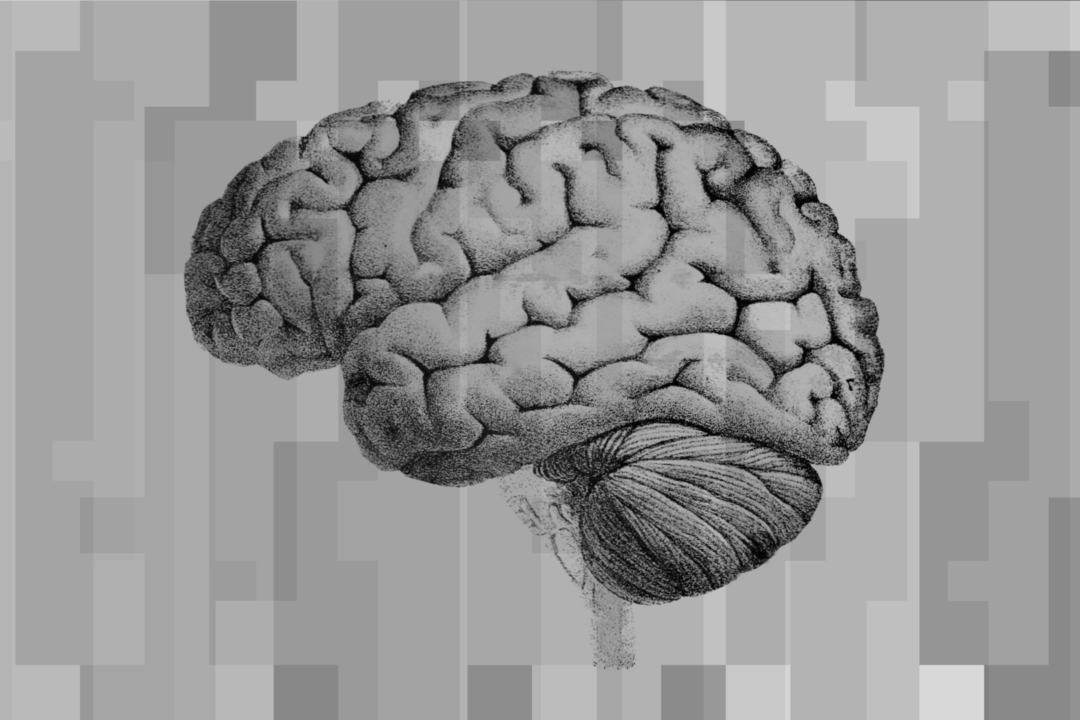
#> input picture CS 484 - Computer Vision/HW1/assignment/images/otsu_1.png, 1080 x 720 px, found by its file name
$ python Otsu.py
#> lines starting #> are read from the running program, lines starting #| are printed output that depends on the picture; after the words box and inside, x2 and y2 are one past the last pixel; in counts of white or black regions, pixels touching at a corner belong together
import numpy as np
import matplotlib.pyplot as plt

# Load the grayscale images from the .png and .jpg files
image_path1 = "/Users/handeeryilmaz/Downloads/HW1/images/otsu_1.png"
image_path2 = "/Users/handeeryilmaz/Downloads/HW1/images/otsu_2.jpg"

# Load images using plt.imread and convert them to grayscale if needed
# For JPG files, imread loads directly as grayscale; for PNG, we'll ensure it's 2D by averaging if it has RGB channels
image1 = plt.imread(image_path1)
#> image1 is the input picture: shape (720, 1080) float32; min 0.0196, max 0.847, mean 0.593
if image1.ndim == 3:  # Convert to grayscale if it is RGB
    image1 = np.mean(image1[:, :, :3], axis=2).astype(np.uint8)

image2 = plt.imread(image_path2)
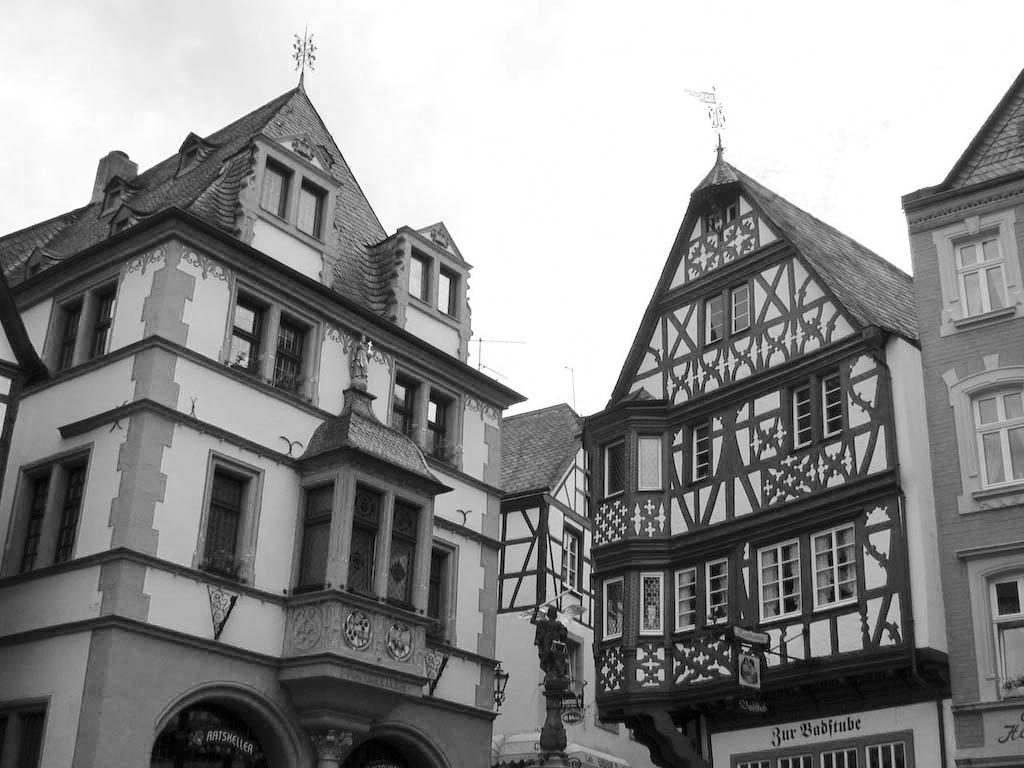
#> input picture CS 484 - Computer Vision/HW1/assignment/images/otsu_2.jpg, 1024 x 768 px, found by its file name
#> image2 is the input picture: shape (768, 1024); min 0, max 255, mean 141.3
if image2.ndim == 3:  # Convert to grayscale if it is RGB
    image2 = np.mean(image2[:, :, :3], axis=2).astype(np.uint8)

# Define Otsu's thresholding function
def otsu_threshold(image):
    # Calculate histogram
    hist, bins = np.histogram(image.flatten(), bins=256, range=[0, 256])
#> hist = 256 values, max 777600 at index 0, min 0 at index 1, mean 3037.5; bins = 257 values from 0 to 256
    total_pixels = image.size
#> total_pixels = 777600

    # Initialize variables
    sum_total = np.dot(np.arange(256), hist)  # Weighted sum of pixel intensities
#> sum_total = 0
    sum_background = 0
    weight_background = 0
    max_variance = 0
    threshold = 0

    # Loop through all possible threshold values
    for t in range(256):
        weight_background += hist[t]
        if weight_background == 0:
            continue
        weight_foreground = total_pixels - weight_background
        if weight_foreground == 0:
            break

        sum_background += t * hist[t]
        mean_background = sum_background / weight_background
        mean_foreground = (sum_total - sum_background) / weight_foreground

        # Calculate between-class variance
        variance_between = weight_background * weight_foreground * (mean_background - mean_foreground) ** 2

        # Check if new maximum variance is found
        if variance_between > max_variance:
            max_variance = variance_between
            threshold = t
#> this loop made 1 pass
#> (weight_background, weight_foreground) on pass 1: (777600, 0)
#> after the loop, max_variance = 0; sum_background = 0; threshold = 0; weight_background = 777600

    # Apply threshold to create a binary image
    binary_image = (image >= threshold).astype(np.uint8) * 255
#> binary_image: shape (720, 1080); every value is 255
    return binary_image, threshold

# Apply Otsu's thresholding
binary_image1, threshold1 = otsu_threshold(image1)
#> threshold1 = 0
binary_image2, threshold2 = otsu_threshold(image2)
#> in otsu_threshold (call 2), `hist, bins = np.histogram(image.flatten(), bins=256, range=[0, 256])`: hist = 256 values, max 129198 at index 255, min 70 at index 220, mean 3072
#> in otsu_threshold (call 2), `sum_total = np.dot(np.arange(256), hist)`: sum_total = 111131361
#> the loop in otsu_threshold (call 2), `for t in range(256):` made 256 passes
#> (weight_background, weight_foreground, sum_background, mean_background, mean_foreground, max_variance) on passes 1 to 12: (598, 785834, 0, 0, 141.4, 9.4e+12), (971, 785461, 373, 0.384, 141.5, 1.52e+13), (1495, 784937, 1421, 0.951, 141.6, 2.32e+13), (2141, 784291, 3359, 1.57, 141.7, 3.3e+13), (2847, 783585, 6183, 2.17, 141.8, 4.35e+13), (3618, 782814, 10038, 2.77, 142, 5.49e+13), (4434, 781998, 14934, 3.37, 142.1, 6.67e+13), (5244, 781188, 20604, 3.93, 142.2, 7.84e+13), (6119, 780313, 27604, 4.51, 142.4, 9.08e+13), (7058, 779374, 36055, 5.11, 142.5, 1.04e+14), (8137, 778295, 46845, 5.76, 142.7, 1.19e+14), (9306, 777126, 59704, 6.42, 142.9, 1.35e+14)
#> weight_background on pass 99: 295054
#> in otsu_threshold (call 2), `binary_image = (image >= threshold).astype(np.uint8) * 255`:
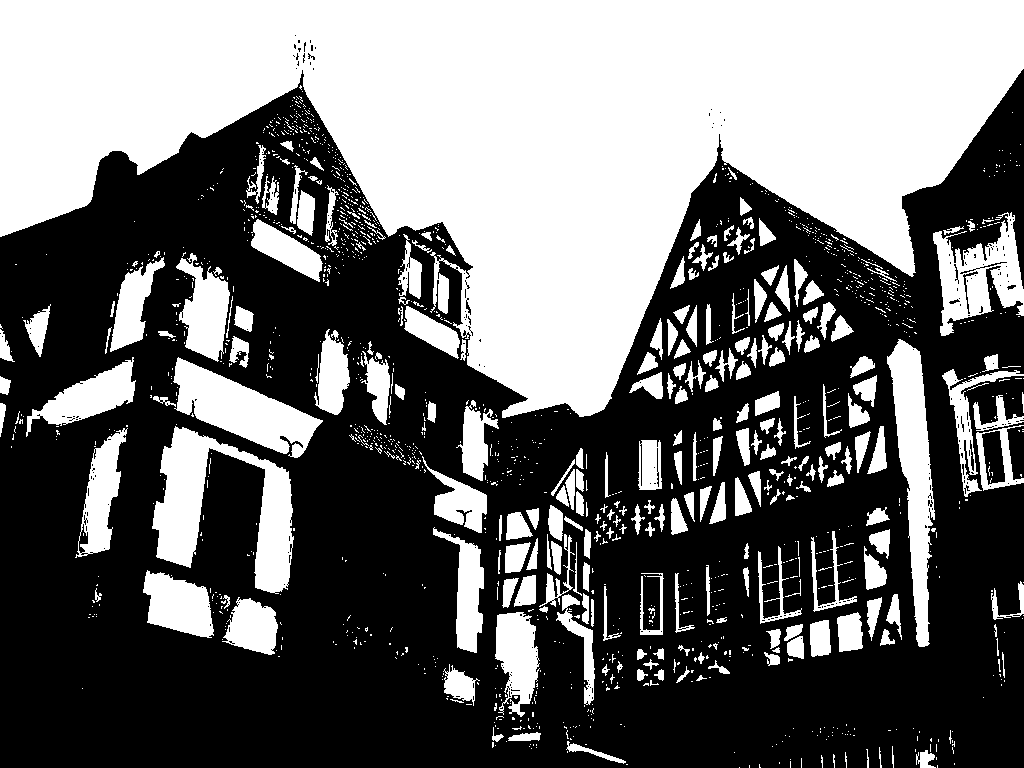
#> binary_image: shape (768, 1024); 42.8% white; 1559 white regions (1295 under 20 px), largest, box (x1, y1, x2, y2) and area: (0, 0, 1024, 418) 225832, (152, 426, 294, 594) 9907, (887, 339, 935, 647) 7041

print(f"Optimal threshold for image 1: {threshold1}")
#| Optimal threshold for image 1: 0
print(f"Optimal threshold for image 2: {threshold2}")
#| Optimal threshold for image 2: 152

# Display original and binary images
fig, axes = plt.subplots(2, 2, figsize=(10, 10))

axes[0, 0].imshow(image1, cmap="gray")
axes[0, 0].set_title("Original Image 1")

axes[0, 1].imshow(binary_image1, cmap="gray")
axes[0, 1].set_title(f"Otsu's Thresholded Image 1 (Threshold: {threshold1})")

axes[1, 0].imshow(image2, cmap="gray")
axes[1, 0].set_title("Original Image 2")

axes[1, 1].imshow(binary_image2, cmap="gray")
axes[1, 1].set_title(f"Otsu's Thresholded Image 2 (Threshold: {threshold2})")

plt.tight_layout()
plt.show()
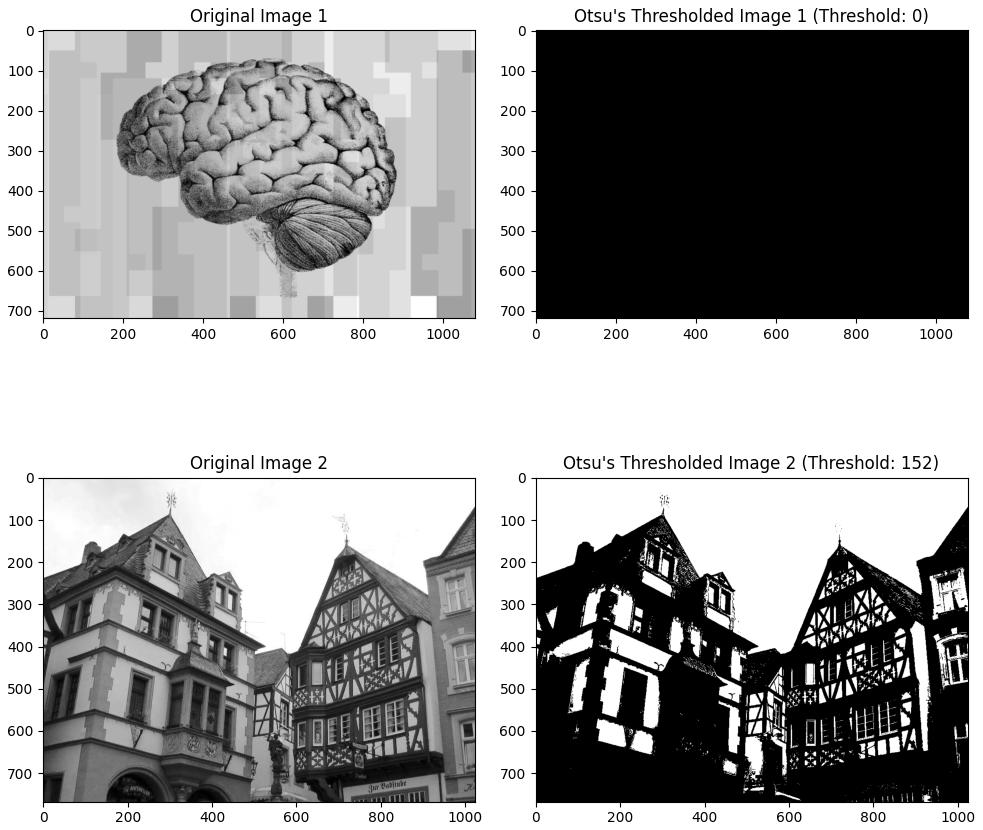
#> figure drawn by matplotlib, 4 panels
